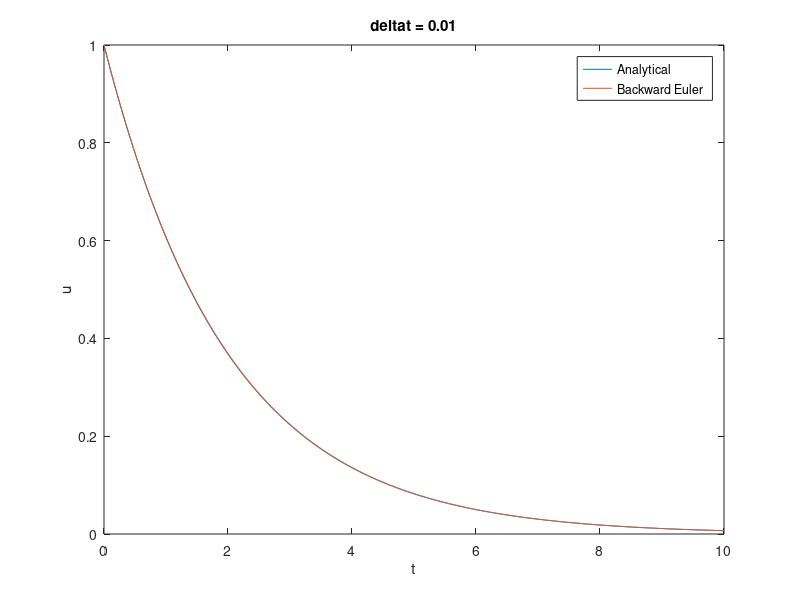

This figure's MATLAB source:
%Alan Wang
%16.90 Pset #3 Problem 1b
%Implement Backwards Euler for Temperature Evolution

%set time steps
deltaT = 0.01;
t0 = 0;
tf = 10;
n = tf/deltaT;

%set initial condition and parameter
u0 = 1;
lambda = 0.5;

%set function f
f=@(t,y) -lambda*y;

%initialize time vector and solution vector
t = [t0 zeros(1,n)];
y = [u0 zeros(1,n)];

%compute Backwards Euler numerical solutions
for i = 1:n
    t(i+1) = t(i)+deltaT;
    ynew = y(i) + deltaT*(f(t(i),y(i)));
    y(i+1) = y(i) + deltaT*f(t(i+1),ynew);
end

%find exact solution
t_exact = [t0:deltaT:tf];
y_exact = exp(-lambda*t_exact);

%plot
plot(t_exact,y_exact,t,y)
xlabel('t')
ylabel('u')
title('deltat = 0.01')
legend('Analytical','Backward Euler')